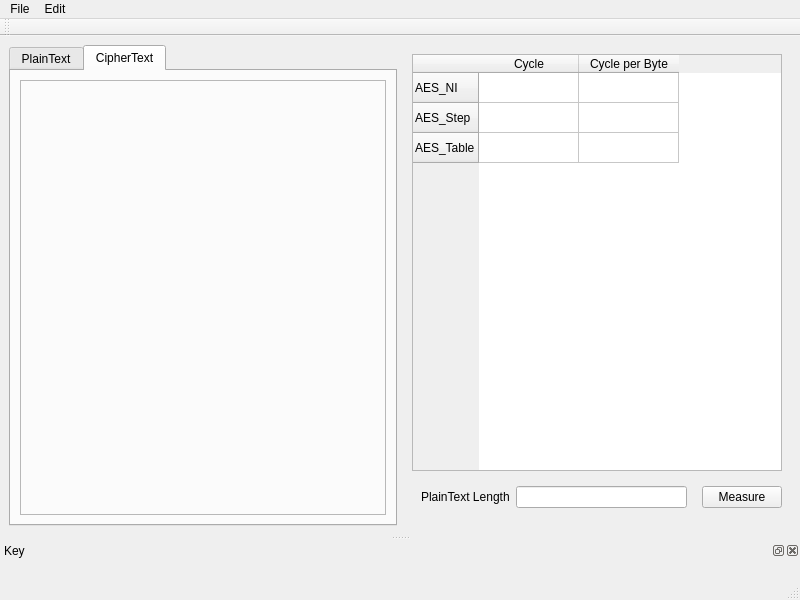
<?xml version="1.0" encoding="UTF-8"?>
<ui version="4.0">
 <class>MainWindow</class>
 <widget class="QMainWindow" name="MainWindow">
  <property name="geometry">
   <rect>
    <x>0</x>
    <y>0</y>
    <width>800</width>
    <height>600</height>
   </rect>
  </property>
  <property name="windowTitle">
   <string>MainWindow</string>
  </property>
  <widget class="QWidget" name="centralwidget">
   <layout class="QHBoxLayout" name="horizontalLayout_2">
    <item>
     <widget class="QTabWidget" name="tabWidget">
      <property name="currentIndex">
       <number>1</number>
      </property>
      <widget class="QWidget" name="tab">
       <attribute name="title">
        <string>PlainText</string>
       </attribute>
       <widget class="QHexView" name="plainHexView">
        <property name="geometry">
         <rect>
          <x>6</x>
          <y>6</y>
          <width>768</width>
          <height>413</height>
         </rect>
        </property>
        <property name="frameShape">
         <enum>QFrame::StyledPanel</enum>
        </property>
        <property name="frameShadow">
         <enum>QFrame::Raised</enum>
        </property>
       </widget>
      </widget>
      <widget class="QWidget" name="tab_2">
       <attribute name="title">
        <string>CipherText</string>
       </attribute>
       <layout class="QHBoxLayout" name="horizontalLayout_3">
        <item>
         <widget class="QHexView" name="cipherHexView">
          <property name="frameShape">
           <enum>QFrame::StyledPanel</enum>
          </property>
          <property name="frameShadow">
           <enum>QFrame::Raised</enum>
          </property>
         </widget>
        </item>
       </layout>
      </widget>
     </widget>
    </item>
    <item>
     <widget class="QWidget" name="widget" native="true">
      <layout class="QGridLayout" name="gridLayout">
       <item row="2" column="0">
        <widget class="QWidget" name="widget_2" native="true">
         <layout class="QHBoxLayout" name="horizontalLayout">
          <item>
           <widget class="QLabel" name="label">
            <property name="text">
             <string>PlainText Length</string>
            </property>
           </widget>
          </item>
          <item>
           <widget class="QLineEdit" name="lineEdit"/>
          </item>
         </layout>
        </widget>
       </item>
       <item row="2" column="1">
        <widget class="QPushButton" name="pushButton">
         <property name="text">
          <string>Measure</string>
         </property>
        </widget>
       </item>
       <item row="0" column="0" colspan="2">
        <widget class="QTableWidget" name="tableWidget">
         <row>
          <property name="text">
           <string>AES_NI</string>
          </property>
         </row>
         <row>
          <property name="text">
           <string>AES_Step</string>
          </property>
         </row>
         <row>
          <property name="text">
           <string>AES_Table</string>
          </property>
         </row>
         <column>
          <property name="text">
           <string>Cycle</string>
          </property>
         </column>
         <column>
          <property name="text">
           <string>Cycle per Byte</string>
          </property>
         </column>
        </widget>
       </item>
      </layout>
     </widget>
    </item>
   </layout>
  </widget>
  <widget class="QMenuBar" name="menubar">
   <property name="geometry">
    <rect>
     <x>0</x>
     <y>0</y>
     <width>800</width>
     <height>32</height>
    </rect>
   </property>
   <widget class="QMenu" name="menuFile">
    <property name="title">
     <string>File</string>
    </property>
    <widget class="QMenu" name="menuOpen">
     <property name="title">
      <string>Open</string>
     </property>
     <addaction name="actionOpenPlainText"/>
     <addaction name="actionOpenCipherText"/>
     <addaction name="actionOpenKey"/>
    </widget>
    <widget class="QMenu" name="menuSave">
     <property name="title">
      <string>Save</string>
     </property>
     <addaction name="separator"/>
     <addaction name="actionSavePlainText"/>
     <addaction name="actionSaveCipherText"/>
     <addaction name="actionSaveKey"/>
    </widget>
    <addaction name="menuOpen"/>
    <addaction name="menuSave"/>
   </widget>
   <widget class="QMenu" name="menuEdit">
    <property name="title">
     <string>Edit</string>
    </property>
    <widget class="QMenu" name="menuEncrypt">
     <property name="title">
      <string>Encrypt</string>
     </property>
     <addaction name="actionAES_NI_Encrypt"/>
     <addaction name="actionAES_Step_Encrypt"/>
     <addaction name="actionAES_TableEncrypt"/>
    </widget>
    <widget class="QMenu" name="menuDecrypt">
     <property name="title">
      <string>Decrypt</string>
     </property>
     <addaction name="actionAES_NI_Decrypt"/>
     <addaction name="actionAES_Step_Decrypt"/>
     <addaction name="actionAES_TableDecrypt"/>
    </widget>
    <addaction name="menuEncrypt"/>
    <addaction name="menuDecrypt"/>
   </widget>
   <addaction name="menuFile"/>
   <addaction name="menuEdit"/>
  </widget>
  <widget class="QStatusBar" name="statusbar"/>
  <widget class="QToolBar" name="toolBar">
   <property name="windowTitle">
    <string>toolBar</string>
   </property>
   <attribute name="toolBarArea">
    <enum>TopToolBarArea</enum>
   </attribute>
   <attribute name="toolBarBreak">
    <bool>false</bool>
   </attribute>
  </widget>
  <widget class="QDockWidget" name="dockWidget_4">
   <property name="windowTitle">
    <string>Key</string>
   </property>
   <attribute name="dockWidgetArea">
    <number>8</number>
   </attribute>
   <widget class="QWidget" name="dockWidgetContents_5">
    <layout class="QVBoxLayout" name="verticalLayout_3">
     <item>
      <widget class="QHexView" name="keyHexView">
       <property name="frameShape">
        <enum>QFrame::StyledPanel</enum>
       </property>
       <property name="frameShadow">
        <enum>QFrame::Raised</enum>
       </property>
      </widget>
     </item>
    </layout>
   </widget>
  </widget>
  <action name="actionAES_NI_Encrypt">
   <property name="text">
    <string>AES_NI</string>
   </property>
  </action>
  <action name="actionAES_NI_Decrypt">
   <property name="text">
    <string>AES_NI</string>
   </property>
  </action>
  <action name="actionOpenPlainText">
   <property name="text">
    <string>PlainText</string>
   </property>
  </action>
  <action name="actionOpenCipherText">
   <property name="text">
    <string>CipherText</string>
   </property>
  </action>
  <action name="actionOpenKey">
   <property name="text">
    <string>Key</string>
   </property>
  </action>
  <action name="actionSavePlainText">
   <property name="text">
    <string>PlainText</string>
   </property>
  </action>
  <action name="actionSaveCipherText">
   <property name="text">
    <string>CipherText</string>
   </property>
  </action>
  <action name="actionSaveKey">
   <property name="text">
    <string>Key</string>
   </property>
  </action>
  <action name="actionAES_Step_Encrypt">
   <property name="text">
    <string>AES_Step</string>
   </property>
  </action>
  <action name="actionAES_Step_Decrypt">
   <property name="text">
    <string>AES_Step</string>
   </property>
  </action>
  <action name="actionAES_TableEncrypt">
   <property name="text">
    <string>AES_Table</string>
   </property>
  </action>
  <action name="actionAES_TableDecrypt">
   <property name="text">
    <string>AES_Table</string>
   </property>
  </action>
 </widget>
 <customwidgets>
  <customwidget>
   <class>QHexView</class>
   <extends>QFrame</extends>
   <header location="global">qhexview.h</header>
   <container>1</container>
  </customwidget>
 </customwidgets>
 <resources/>
 <connections/>
</ui>
